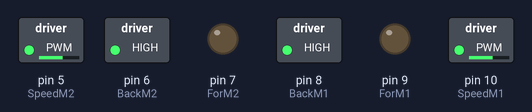
The sketch below on a simulated Arduino Uno, built with avr-gcc and run on an emulated ATmega328P. Shown: switched loads named in the sketch (green lamp = pin HIGH), output pins drawn as LEDs (lit = HIGH).

Above: at 0.05 s.
At 2.25 s:
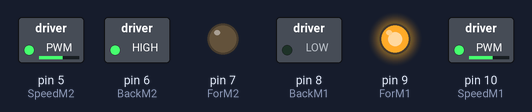
At 4.5 s:
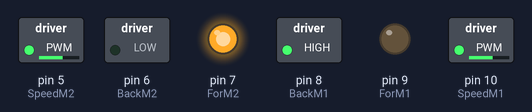
At 6.7 s:
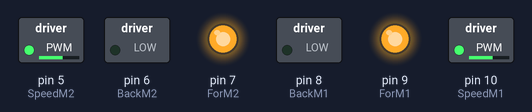
At 8.95 s:
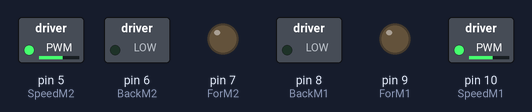
Timing chart, 0 to 10.4 s (numbered marks = the images above):
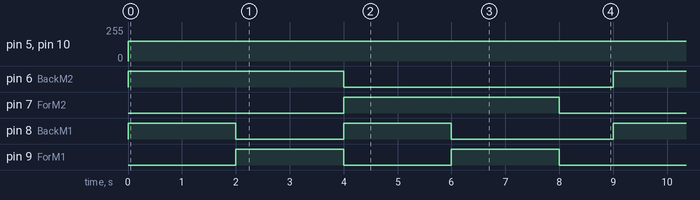

Measured:
- by itself, pin 5 (SpeedM2), pin 10 (SpeedM1): 0/255 → 150/255 at 0.00 s
- by itself, pin 6 (BackM2), pin 7 (ForM2): alternates HIGH for 4.0 s and LOW for 5.0 s
- by itself, pin 8 (BackM1), pin 9 (ForM1): repeats every 9.0 s: LOW 2.0 s, HIGH 2.0 s, LOW 3.0 s, HIGH 2.0 s

The sketch:

Code_of_DC_Motor.ino
```cpp
//Motor L298N
const byte BackM1=8;//Right
const byte ForM1=9;
const byte SpeedM1=10;
const byte BackM2=6;//Lift
const byte ForM2=7;
const byte SpeedM2=5;
int Speed = 150;
void setup (){
  //Moteur L298N
  pinMode(SpeedM1,OUTPUT);
  pinMode(SpeedM2,OUTPUT);
  pinMode(BackM1,OUTPUT);
  pinMode(ForM1,OUTPUT);
  pinMode(BackM2,OUTPUT);
  pinMode(ForM2,OUTPUT);

  Serial.begin(9600);
}


void loop(){
//Forward
analogWrite(SpeedM1,Speed);//Speed
digitalWrite(ForM1,LOW);
digitalWrite(BackM1,HIGH);

analogWrite(SpeedM2,Speed);
digitalWrite(ForM2,LOW);
digitalWrite(BackM2,HIGH);
delay(2000);

//Right
analogWrite(SpeedM1,Speed);
digitalWrite(ForM1,HIGH);
digitalWrite(BackM1,LOW);

analogWrite(SpeedM2,Speed);
digitalWrite(ForM2,LOW);
digitalWrite(BackM2,HIGH);
delay(2000);

//Lift

analogWrite(SpeedM1,Speed);
digitalWrite(ForM1,LOW);
digitalWrite(BackM1,HIGH);

analogWrite(SpeedM2,Speed);
digitalWrite(ForM2,HIGH);
digitalWrite(BackM2,LOW);
delay(2000);

//Backward

analogWrite(SpeedM1,Speed);
digitalWrite(ForM1,HIGH);
digitalWrite(BackM1,LOW);

analogWrite(SpeedM2,Speed);
digitalWrite(ForM2,HIGH);
digitalWrite(BackM2,LOW);
delay(2000);

//Stop
digitalWrite(ForM1,LOW);
digitalWrite(BackM1,LOW);
digitalWrite(ForM2,LOW);
digitalWrite(BackM2,LOW);
delay(1000);
}
```
